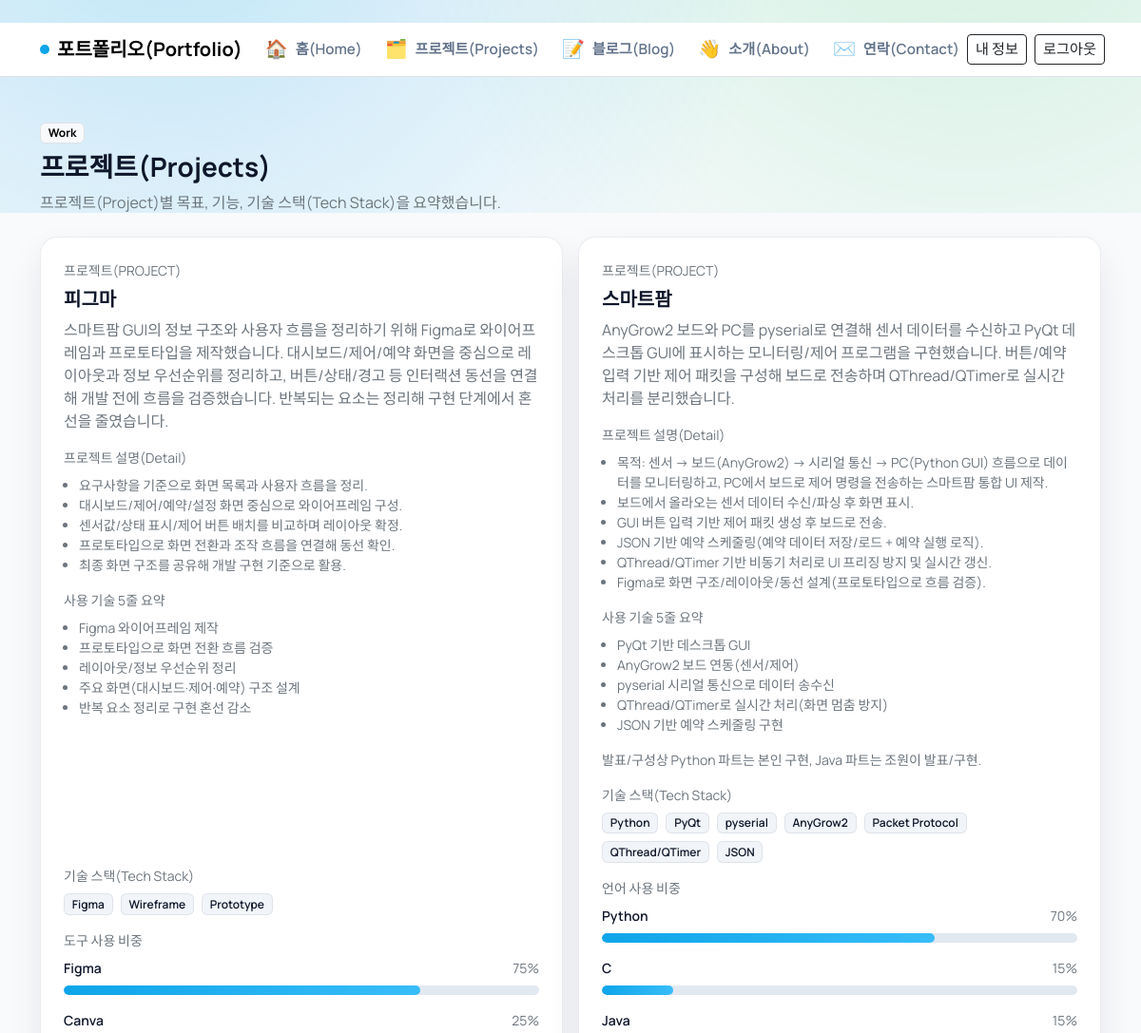
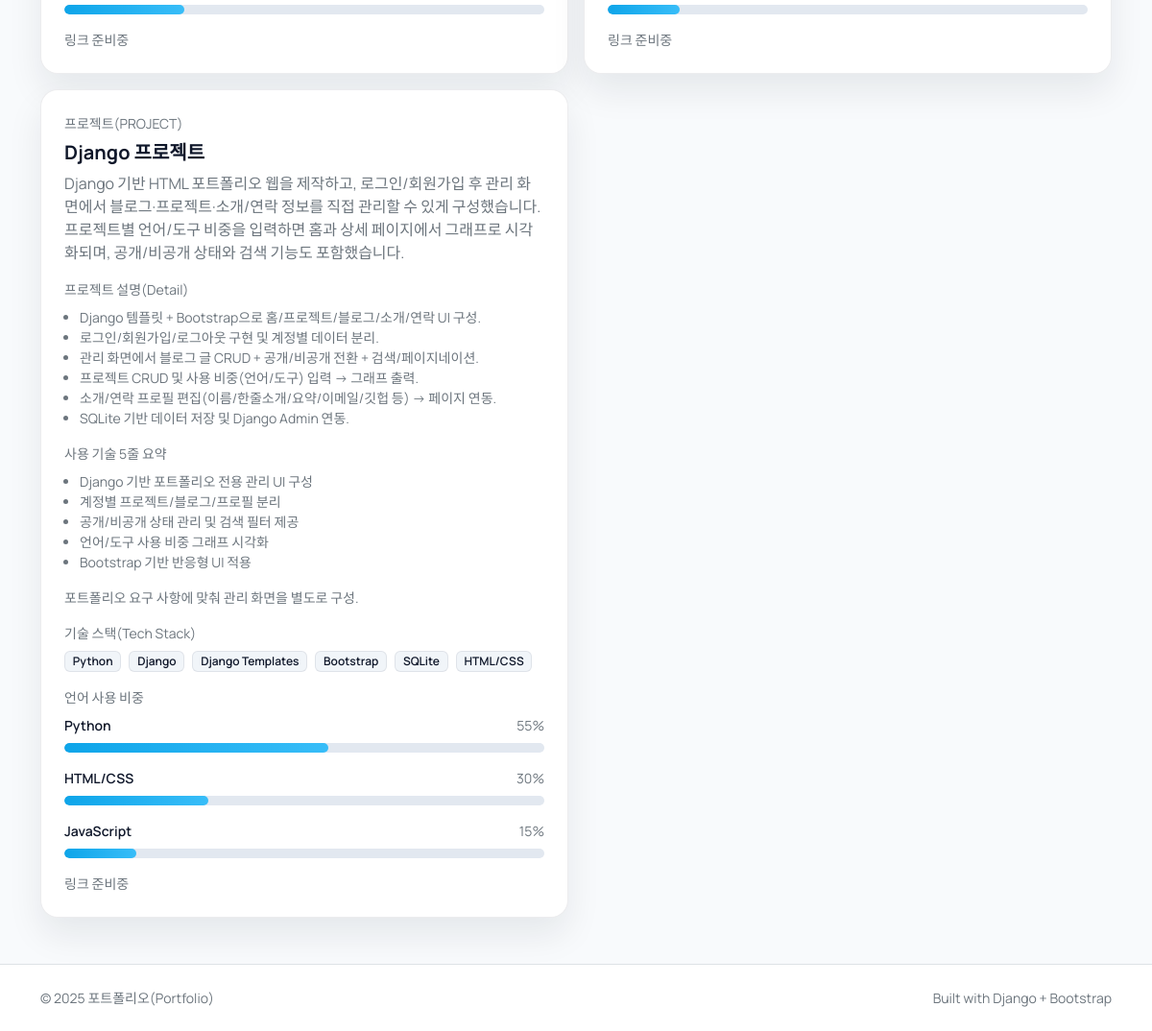
Page /projects/ (signed in) on the committed database (2 pictures, top to bottom).
### pages/models.py (models this page shows, shortened)
class Project(models.Model):
    USAGE_LANGUAGE = "language"
    USAGE_TOOL = "tool"
    USAGE_OTHER = "other"
    USAGE_CHOICES = [
        (USAGE_LANGUAGE, "Language"),
        (USAGE_TOOL, "Tool"),
        (USAGE_OTHER, "Other"),
    ]
    name = models.CharField(max_length=200)
    summary = models.TextField()
    link = models.URLField(blank=True)
    tech_stack = models.JSONField(default=list, blank=True)
    details = models.JSONField(default=list, blank=True)
    highlights = models.JSONField(default=list, blank=True)
    note = models.TextField(blank=True)
    usage_title = models.CharField(max_length=120, blank=True)
    usage_type = models.CharField(max_length=20, choices=USAGE_CHOICES, blank=True)
    usage_items = models.JSONField(default=list, blank=True)
    owner = models.ForeignKey(
        settings.AUTH_USER_MODEL,
        on_delete=models.CASCADE,
        related_name="projects",
        null=True,
        blank=True,
    )
    order = models.PositiveIntegerField(default=0)
    created_at = models.DateTimeField(default=timezone.now)
    updated_at = models.DateTimeField(auto_now=True)
    class Meta:
        ordering = ["order", "-created_at"]

### pages/views.py (the view)
# urls.py: path("projects/", views.projects, name="projects"),
def projects(request):
    profile = _get_profile(request.user)
    projects = _get_projects(request.user)
    return render(request, "pages/projects.html", {"profile": profile, "projects": projects})

### pages/views.py (called while the page is built)
def _get_projects(user):
    if not user.is_authenticated:
        return []
    return list(Project.objects.filter(owner=user))

def _serialize_profile(profile):
    data = {
        "name": profile.name or profile.user.get_full_name() or profile.user.username,
        "headline": profile.headline,
        "summary": profile.summary,
        "email": profile.email,
        "github": profile.github,
        "resume": profile.resume,
        "focus_language": profile.focus_language,
        "focus_interest": profile.focus_interest,
        "focus_goal": profile.focus_goal,
    }
    email = data.get("email", "")
    data["email_link"] = f"mailto:{email}" if email else ""
    github = data.get("github", "")
    if github and not github.startswith(("http://", "https://")):
        data["github_link"] = f"https://github.com/{github}"
    else:
        data["github_link"] = github
    data["resume_link"] = data.get("resume", "")
    return data

def _get_profile(user):
    if not user.is_authenticated:
        return {}
    profile, _ = Profile.objects.get_or_create(
        user=user,
        defaults={"name": user.get_full_name() or user.username},
    )
    return _serialize_profile(profile)

### pages/templates/pages/projects.html (shortened to what this page needs)
﻿{% extends "blog/base.html" %}
{% block content %}
<section class="mb-4 fade-up">
  <span class="badge text-bg-light border mb-2">Work</span>
  <h1 class="h3 fw-bold mb-2">프로젝트(Projects)</h1>
  <p class="text-secondary mb-0">프로젝트(Project)별 목표, 기능, 기술 스택(Tech Stack)을 요약했습니다.</p>
</section>
<div class="row row-cols-1 row-cols-md-2 g-3 stagger">
  {% for project in projects %}
    {% include "pages/_project_card.html" with project=project show_detail=True %}
  {% endfor %}
</div>
{% endblock %}

### pages/templates/pages/_project_card.html (shortened to what this page needs)
﻿<div class="col">
  <div class="surface h-100 p-4 d-flex flex-column">
    <div class="small text-uppercase text-secondary mb-2">프로젝트(Project)</div>
    <h3 class="h5 fw-bold mb-2">{{ project.name }}</h3>
    <div class="flex-grow-1">
      <p class="text-secondary mb-3">{{ project.summary }}</p>
      {% if show_detail and project.details %}
        <div class="mb-3">
          <div class="small text-secondary mb-2">프로젝트 설명(Detail)</div>
          <ul class="small text-secondary mb-0 ps-3">
            {% for line in project.details %}
              <li>{{ line }}</li>
            {% endfor %}
          </ul>
        </div>
      {% endif %}
      {% if show_detail and project.highlights %}
        <div class="mb-3">
          <div class="small text-secondary mb-2">사용 기술 5줄 요약</div>
          <ul class="small text-secondary mb-0 ps-3">
            {% for line in project.highlights %}
              <li>{{ line }}</li>
            {% endfor %}
          </ul>
        </div>
      {% endif %}
      {% if show_detail and project.note %}
        <div class="small text-secondary mb-3">{{ project.note }}</div>
      {% endif %}
    </div>
    <div class="mb-3">
      <div class="small text-secondary mb-2">기술 스택(Tech Stack)</div>
      <div class="d-flex flex-wrap gap-2">
        {% for tech in project.tech_stack %}
          <span class="badge badge-skill">{{ tech }}</span>
        {% endfor %}
      </div>
    </div>
    {% if show_detail and project.usage_items %}
      <div class="mb-3">
        <div class="small text-secondary mb-2">
          {% if project.usage_title %}
            {{ project.usage_title }}
          {% elif project.usage_type == "tool" %}
            도구 사용 비중
          {% elif project.usage_type == "language" %}
            언어 사용 비중
          {% else %}
            사용 비중
          {% endif %}
        </div>
        <div class="d-grid gap-3">
          {% for item in project.usage_items %}
            <div>
              <div class="d-flex justify-content-between small mb-2">
                <span class="fw-semibold">{{ item.label }}</span>
                <span class="text-secondary">{{ item.percent }}%</span>
              </div>
              <div class="chart-track">
                <div class="chart-fill accent" style="width: {{ item.percent }}%"></div>
              </div>
            </div>
          {% endfor %}
        </div>
      </div>
    {% endif %}
    {% if project.link %}
      <a class="btn btn-sm btn-outline-primary mt-auto" href="{{ project.link }}" target="_blank" rel="noopener">링크(Link)</a>
    {% else %}
      <div class="mt-auto small text-secondary">링크 준비중</div>
    {% endif %}
  </div>
</div>

### blog/templates/blog/base.html (style rules this page uses)
:root { --ink: #0f172a; --muted: #64748b; --accent: #0ea5e9; --accent-2: #22c55e; --surface: #ffffff; --border: rgba(15, 23, 42, 0.08); --radius: 18px; }
body { font-family: "Manrope", sans-serif; color: var(--ink); background: #f8fafc; min-height: 100vh; }
body::before { content: ""; position: fixed; inset: -10% 0 auto 0; height: 55vh; background: radial-gradient(circle at 15% 20%, rgba(14, 165, 233, 0.25), transparent 60%), radial-gradient(circle at 85% 15%, rgba(34, 197, 94, 0.18), transparent 55%); z-index: -1; }
.surface { background: var(--surface); border: 1px solid var(--border); border-radius: var(--radius); box-shadow: 0 18px 36px rgba(15, 23, 42, 0.08); }
.badge-skill { background: #f1f5f9; color: var(--ink); border: 1px solid rgba(15, 23, 42, 0.08); font-weight: 600; }
.chart-track { height: 10px; background: #e2e8f0; border-radius: 999px; overflow: hidden; }
.chart-fill { height: 100%; border-radius: 999px; }
.chart-fill.accent { background: linear-gradient(90deg, var(--accent), #38bdf8); }
.fade-up { animation: fadeUp 0.7s ease both; }
.stagger > * { animation: fadeUp 0.7s ease both; }
.stagger > *:nth-child(2) { animation-delay: 0.08s; }
.stagger > *:nth-child(3) { animation-delay: 0.16s; }

### rows in the picture
Project: name "피그마", summary "스마트팜 GUI의 정보 구조와 사용자 흐름을 정리하기 위해 Figma로 와이어프레임과 프로토타입을 제작했습니다. 대시보드/제어/예약 화면을 중심으로 레이아웃과 정보 우선순위를 정리하고, 버튼/상태/경고 등 인터랙션 동선을 연결해 개발 전에 흐름을 검증했습니다. 반복되는 요소는 정리해 구현 단계에서 혼선을 줄였습니다.", details "요구사항을 기준으로 화면 목록과 사용자 흐름을 정리." "대시보드/제어/예약/설정 화면 중심으로 와이어프레임 구성." "센서값/상태 표시/제어 버튼 배치를 비교하며 레이아웃 확정." "프로토타입으로 화면 전환과 조작 흐름을 연결해 동선 확인." "최종 화면 구조를 공유해 개발 구현 기준으로 활용.", highlights "Figma 와이어프레임 제작" "프로토타입으로 화면 전환 흐름 검증" "레이아웃/정보 우선순위 정리" "주요 화면(대시보드·제어·예약) 구조 설계" "반복 요소 정리로 구현 혼선 감소", tech_stack "Figma" "Wireframe" "Prototype", usage_title "도구 사용 비중", label "Figma" "Canva", percent "75" "25", link "링크 준비중"
Project: name "스마트팜", summary "AnyGrow2 보드와 PC를 pyserial로 연결해 센서 데이터를 수신하고 PyQt 데스크톱 GUI에 표시하는 모니터링/제어 프로그램을 구현했습니다. 버튼/예약 입력 기반 제어 패킷을 구성해 보드로 전송하며 QThread/QTimer로 실시간 처리를 분리했습니다.", details "목적: 센서 -> 보드(AnyGrow2) -> 시리얼 통신 -> PC(Python GUI) 흐름으로 데이터를 모니터링하고, PC에서 보드로 제어 명령을 전송하는 스마트팜 통합 UI 제작." "보드에서 올라오는 센서 데이터 수신/파싱 후 화면 표시." "GUI 버튼 입력 기반 제어 패킷 생성 후 보드로 전송." "JSON 기반 예약 스케줄링(예약 데이터 저장/로드 + 예약 실행 로직)." "QThread/QTimer 기반 비동기 처리로 UI 프리징 방지 및 실시간 갱신." "Figma로 화면 구조/레이아웃/동선 설계(프로토타입으로 흐름 검증).", highlights "PyQt 기반 데스크톱 GUI" "AnyGrow2 보드 연동(센서/제어)" "pyserial 시리얼 통신으로 데이터 송수신" "QThread/QTimer로 실시간 처리(화면 멈춤 방지)" "JSON 기반 예약 스케줄링 구현", note "발표/구성상 Python 파트는 본인 구현, Java 파트는 조원이 발표/구현.", tech_stack "Python" "PyQt" "pyserial" "AnyGrow2" "Packet Protocol" "QThread/QTimer" "JSON", usage_title "언어 사용 비중", label "Python" "C" "Java", percent "70" "15" "15", link "링크 준비중"
Project: name "Django 프로젝트", summary "Django 기반 HTML 포트폴리오 웹을 제작하고, 로그인/회원가입 후 관리 화면에서 블로그·프로젝트·소개/연락 정보를 직접 관리할 수 있게 구성했습니다. 프로젝트별 언어/도구 비중을 입력하면 홈과 상세 페이지에서 그래프로 시각화되며, 공개/비공개 상태와 검색 기능도 포함했습니다.", details "Django 템플릿 + Bootstrap으로 홈/프로젝트/블로그/소개/연락 UI 구성." "로그인/회원가입/로그아웃 구현 및 계정별 데이터 분리." "관리 화면에서 블로그 글 CRUD + 공개/비공개 전환 + 검색/페이지네이션." "프로젝트 CRUD 및 사용 비중(언어/도구) 입력 -> 그래프 출력." "소개/연락 프로필 편집(이름/한줄소개/요약/이메일/깃헙 등) -> 페이지 연동." "SQLite 기반 데이터 저장 및 Django Admin 연동.", highlights "Django 기반 포트폴리오 전용 관리 UI 구성" "계정별 프로젝트/블로그/프로필 분리" "공개/비공개 상태 관리 및 검색 필터 제공" "언어/도구 사용 비중 그래프 시각화" "Bootstrap 기반 반응형 UI 적용", note "포트폴리오 요구 사항에 맞춰 관리 화면을 별도로 구성.", tech_stack "Python" "Django" "Django Templates" "Bootstrap" "SQLite" "HTML/CSS", usage_title "언어 사용 비중", label "Python" "HTML/CSS" "JavaScript", percent "55" "30" "15", link "링크 준비중"
